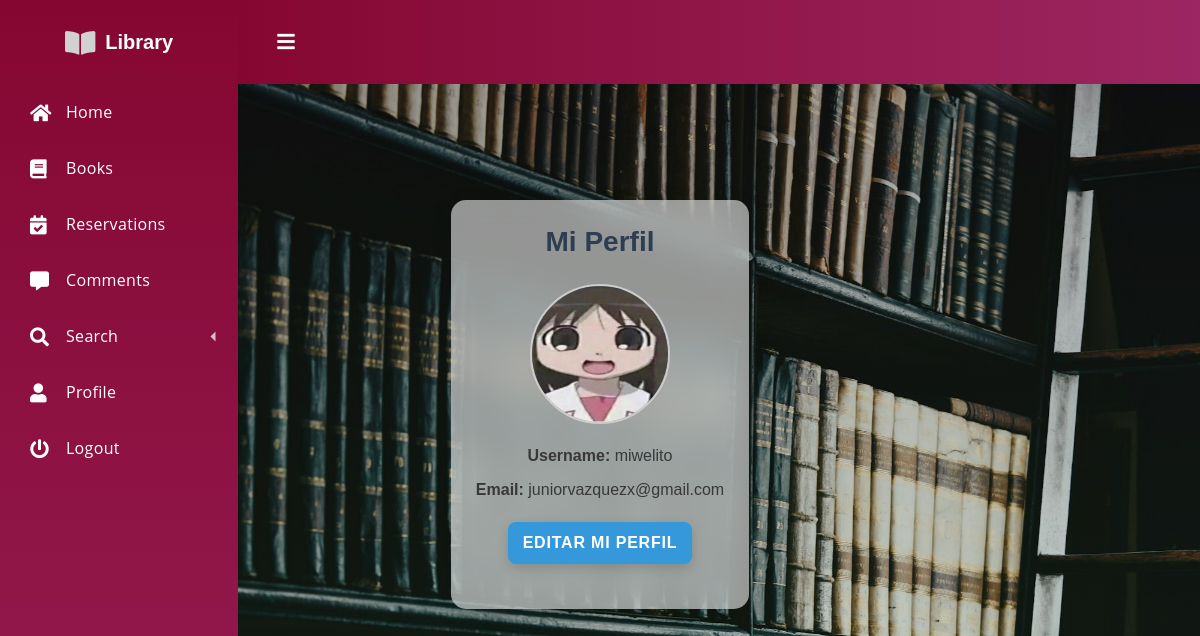
The app's page /pages/profile_form.php (signed in) with its own data.
### tables this page shows
CREATE TABLE `users` (
  `id` int(11) NOT NULL,
  `username` varchar(50) NOT NULL,
  `email` varchar(100) NOT NULL,
  `password` varchar(255) NOT NULL,
  `role` enum('user','admin') DEFAULT 'user',
  `profile_picture` varchar(255) DEFAULT NULL,
  `activation_code` varchar(255) NOT NULL,
  `is_active` tinyint(1) DEFAULT 0,
  `verification_code` varchar(6) DEFAULT NULL
);

### manages/profile.php (called while the page is built, shortened)
<?php
$db = new Database();
$conn = $db->conn;
$user_id = $_SESSION['user_id'];
$stmt = $conn->prepare("SELECT * FROM users WHERE id = ?");
$stmt->bind_param("i", $user_id);
$stmt->execute();
$user_result = $stmt->get_result();
$user = $user_result->fetch_assoc();
?>

### pages/profile_form.php (the view, shortened to what this page needs)
<?php include '../manages/profile.php'; ?>
<!DOCTYPE html>
<html lang="es">
<head>
    <link rel="stylesheet" href="../css/pic.css">
</head>
<body>
    <div class="main-container">
        <div id="menu-container">
            <?php include '../include/menubar.php';?>
        </div>
        <div class="profile-container">
            <h1>Mi Perfil</h1>
            <div class="profile-picture-section">
                <?php if (isset($user['profile_picture']) && $user['profile_picture']) { ?>
                    <img src="../uploads/profile_pictures/<?php echo $user['profile_picture']; ?>" alt="Foto de perfil" width="150">
                <?php } else { ?>
                    <p>No tienes una foto de perfil.</p>
                <?php } ?>
            </div>
            <div class="user-info">
                <p><strong>Username:</strong> <?php echo htmlspecialchars($user['username']); ?></p>
                <p><strong>Email:</strong> <?php echo htmlspecialchars($user['email']); ?></p>
            </div>
            <button type="button" class="material-button" id="toggleProfile">
                Editar Mi Perfil
            </button>
        </div>
    </div>
</body>
</html>

### css/pic.css (style rules this page uses)
body { font-family: 'Poppins', sans-serif; background: linear-gradient(to bottom, rgba(0, 0, 0, 0.3), rgba(27, 148, 33, 0.1)), url('../icons/profileback.jpg'); background-size: cover; background-position: center; background-attachment: fixed; color: #333; margin: 0; height: 150vh; display: flex; justify-content: center; align-items: center; flex-direction: column; }
.main-container { display: flex; flex-direction: column; width: 100%; height: 100vh; }
#menu-container { position: fixed; top: 0; left: 0; width: 100%; z-index: 10; }
.profile-container { margin: 0 auto; max-width: 400px; padding: 25px; box-shadow: 0 6px 20px rgba(0, 0, 0, 0.15); border-radius: 15px; background: rgba(255, 255, 255, 0.555); backdrop-filter: blur(15px); box-sizing: border-box; }
.profile-container h1 { font-family: 'Poppins', sans-serif; color: #2c3e50; font-weight: 700; text-align: center; margin-bottom: 25px; font-size: 28px; }
.profile-picture-section { text-align: center; margin-bottom: 20px; }
.profile-picture-section img { display: block; margin: 0 auto; border-radius: 50%; border: 2px solid #ccc; max-width: 140px; max-height: 140px; }
.user-info { font-family: 'Poppins', sans-serif; text-align: center; margin-top: 15px; }
.user-info p { font-size: 16px; color: #383838; margin-bottom: 10px; }
.profile-container button#toggleProfile { display: block; margin: 20px auto; padding: 12px 15px; background-color: #3498db; color: white; border: none; border-radius: 8px; cursor: pointer; font-size: 16px; font-weight: 600; text-transform: uppercase; letter-spacing: 0.8px; transition: background-color 0.3s ease, transform 0.2s ease; box-shadow: 0 4px 12px rgba(0, 0, 0, 0.15); }
p { text-align: center; font-family: 'Poppins', sans-serif; }
@media only screen and (min-width: 1025px) { .profile-container { max-width: 30%; } }

### css/menubar.css (style rules this page uses)
:root { --font-family-sans-serif: "Open Sans", -apple-system, BlinkMacSystemFont, "Segoe UI", Roboto, "Helvetica Neue", Arial, sans-serif, "Apple Color Emoji", "Segoe UI Emoji", "Segoe UI Symbol", "Noto Color Emoji"; }
*, *::before, *::after { -webkit-box-sizing: border-box; box-sizing: border-box; }
html { font-family: sans-serif; line-height: 1.15; -webkit-text-size-adjust: 100%; -webkit-tap-highlight-color: rgba(0, 0, 0, 0); }
body { margin: 0; font-family: "Open Sans", -apple-system, BlinkMacSystemFont, "Segoe UI", Roboto, "Helvetica Neue", Arial, sans-serif, "Apple Color Emoji", "Segoe UI Emoji", "Segoe UI Symbol", "Noto Color Emoji"; font-size: 1rem; font-weight: 400; line-height: 1.5; color: #515151; text-align: left; background-color: #e9edf4; }
h1, h2, h3, h4, h5, h6 { margin-top: 0; margin-bottom: 0.5rem; }
p { margin-top: 0; margin-bottom: 1rem; }
h1, h2, h3, h4, h5, h6, .h1, .h2, .h3, .h4, .h5, .h6 { font-family: "Nunito", sans-serif; margin-bottom: 0.5rem; font-weight: 500; line-height: 1.2; }
h1, .h1 { font-size: 2.5rem; font-weight: normal; }

### records on screen
users: profile_picture (picture), username "miwelito", email "juniorvazquezx@gmail.com"
